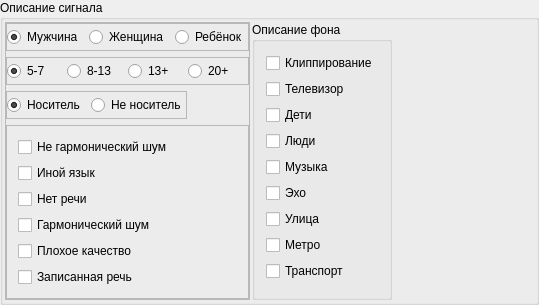
<?xml version="1.0" encoding="UTF-8"?>
<ui version="4.0">
 <class>SignalDescFrame</class>
 <widget class="QFrame" name="SignalDescFrame">
  <property name="geometry">
   <rect>
    <x>0</x>
    <y>0</y>
    <width>539</width>
    <height>305</height>
   </rect>
  </property>
  <property name="windowTitle">
   <string>SignalDescFrame</string>
  </property>
  <layout class="QVBoxLayout" name="verticalLayout">
   <property name="spacing">
    <number>0</number>
   </property>
   <property name="margin">
    <number>0</number>
   </property>
   <item>
    <widget class="QGroupBox" name="groupBox">
     <property name="title">
      <string>Описание сигнала</string>
     </property>
     <layout class="QHBoxLayout" name="horizontalLayout_5">
      <property name="spacing">
       <number>2</number>
      </property>
      <property name="margin">
       <number>2</number>
      </property>
      <item>
       <widget class="QFrame" name="frame_7">
        <property name="sizePolicy">
         <sizepolicy hsizetype="Preferred" vsizetype="Preferred">
          <horstretch>0</horstretch>
          <verstretch>0</verstretch>
         </sizepolicy>
        </property>
        <property name="frameShape">
         <enum>QFrame::StyledPanel</enum>
        </property>
        <property name="frameShadow">
         <enum>QFrame::Raised</enum>
        </property>
        <layout class="QVBoxLayout" name="verticalLayout_5">
         <property name="margin">
          <number>0</number>
         </property>
         <item>
          <widget class="QFrame" name="frame">
           <property name="toolTip">
            <string>Пол</string>
           </property>
           <property name="frameShape">
            <enum>QFrame::StyledPanel</enum>
           </property>
           <property name="frameShadow">
            <enum>QFrame::Raised</enum>
           </property>
           <layout class="QHBoxLayout" name="horizontalLayout">
            <property name="margin">
             <number>0</number>
            </property>
            <item>
             <widget class="QRadioButton" name="radioButton_gender_male">
              <property name="sizePolicy">
               <sizepolicy hsizetype="Minimum" vsizetype="Fixed">
                <horstretch>0</horstretch>
                <verstretch>0</verstretch>
               </sizepolicy>
              </property>
              <property name="text">
               <string>Мужчина</string>
              </property>
              <property name="checked">
               <bool>true</bool>
              </property>
             </widget>
            </item>
            <item>
             <widget class="QRadioButton" name="radioButton_gender_female">
              <property name="sizePolicy">
               <sizepolicy hsizetype="Minimum" vsizetype="Fixed">
                <horstretch>0</horstretch>
                <verstretch>0</verstretch>
               </sizepolicy>
              </property>
              <property name="text">
               <string>Женщина</string>
              </property>
             </widget>
            </item>
            <item>
             <widget class="QRadioButton" name="radioButton_gender_child">
              <property name="sizePolicy">
               <sizepolicy hsizetype="Minimum" vsizetype="Fixed">
                <horstretch>0</horstretch>
                <verstretch>0</verstretch>
               </sizepolicy>
              </property>
              <property name="text">
               <string>Ребёнок</string>
              </property>
             </widget>
            </item>
           </layout>
          </widget>
         </item>
         <item>
          <widget class="QFrame" name="frame_3">
           <property name="toolTip">
            <string>Возраст</string>
           </property>
           <property name="frameShape">
            <enum>QFrame::StyledPanel</enum>
           </property>
           <property name="frameShadow">
            <enum>QFrame::Raised</enum>
           </property>
           <layout class="QHBoxLayout" name="horizontalLayout_3">
            <property name="spacing">
             <number>0</number>
            </property>
            <property name="margin">
             <number>0</number>
            </property>
            <item>
             <widget class="QRadioButton" name="radioButton_age_5_7">
              <property name="sizePolicy">
               <sizepolicy hsizetype="Minimum" vsizetype="Fixed">
                <horstretch>0</horstretch>
                <verstretch>0</verstretch>
               </sizepolicy>
              </property>
              <property name="text">
               <string>5-7</string>
              </property>
              <property name="checked">
               <bool>true</bool>
              </property>
             </widget>
            </item>
            <item>
             <widget class="QRadioButton" name="radioButton_age_8_13">
              <property name="sizePolicy">
               <sizepolicy hsizetype="Minimum" vsizetype="Fixed">
                <horstretch>0</horstretch>
                <verstretch>0</verstretch>
               </sizepolicy>
              </property>
              <property name="text">
               <string>8-13</string>
              </property>
              <property name="checked">
               <bool>false</bool>
              </property>
             </widget>
            </item>
            <item>
             <widget class="QRadioButton" name="radioButton_age_13_more">
              <property name="sizePolicy">
               <sizepolicy hsizetype="Minimum" vsizetype="Fixed">
                <horstretch>0</horstretch>
                <verstretch>0</verstretch>
               </sizepolicy>
              </property>
              <property name="text">
               <string>13+</string>
              </property>
              <property name="checked">
               <bool>false</bool>
              </property>
             </widget>
            </item>
            <item>
             <widget class="QRadioButton" name="radioButton_age_20_more">
              <property name="sizePolicy">
               <sizepolicy hsizetype="Minimum" vsizetype="Fixed">
                <horstretch>0</horstretch>
                <verstretch>0</verstretch>
               </sizepolicy>
              </property>
              <property name="text">
               <string>20+</string>
              </property>
              <property name="checked">
               <bool>false</bool>
              </property>
             </widget>
            </item>
           </layout>
          </widget>
         </item>
         <item>
          <widget class="QFrame" name="frame_2">
           <property name="sizePolicy">
            <sizepolicy hsizetype="Maximum" vsizetype="Preferred">
             <horstretch>0</horstretch>
             <verstretch>0</verstretch>
            </sizepolicy>
           </property>
           <property name="toolTip">
            <string>Тип носителя</string>
           </property>
           <property name="frameShape">
            <enum>QFrame::StyledPanel</enum>
           </property>
           <property name="frameShadow">
            <enum>QFrame::Raised</enum>
           </property>
           <layout class="QHBoxLayout" name="horizontalLayout_2">
            <property name="margin">
             <number>0</number>
            </property>
            <item>
             <widget class="QRadioButton" name="radioButton_native_speaker">
              <property name="sizePolicy">
               <sizepolicy hsizetype="Minimum" vsizetype="Fixed">
                <horstretch>0</horstretch>
                <verstretch>0</verstretch>
               </sizepolicy>
              </property>
              <property name="text">
               <string>Носитель</string>
              </property>
              <property name="checked">
               <bool>true</bool>
              </property>
             </widget>
            </item>
            <item>
             <widget class="QRadioButton" name="radioButton_no_native_speaker">
              <property name="sizePolicy">
               <sizepolicy hsizetype="Minimum" vsizetype="Fixed">
                <horstretch>0</horstretch>
                <verstretch>0</verstretch>
               </sizepolicy>
              </property>
              <property name="text">
               <string>Не носитель</string>
              </property>
             </widget>
            </item>
           </layout>
          </widget>
         </item>
         <item>
          <widget class="QFrame" name="frame_5">
           <property name="frameShape">
            <enum>QFrame::StyledPanel</enum>
           </property>
           <property name="frameShadow">
            <enum>QFrame::Raised</enum>
           </property>
           <layout class="QVBoxLayout" name="verticalLayout_3">
            <item>
             <widget class="QCheckBox" name="checkBox_not_harmonic_noise">
              <property name="text">
               <string>Не гармонический шум</string>
              </property>
             </widget>
            </item>
            <item>
             <widget class="QCheckBox" name="checkBox_unknown_lang">
              <property name="text">
               <string>Иной язык</string>
              </property>
             </widget>
            </item>
            <item>
             <widget class="QCheckBox" name="checkBox_no_speech">
              <property name="text">
               <string>Нет речи</string>
              </property>
             </widget>
            </item>
            <item>
             <widget class="QCheckBox" name="checkBox_harmonic_noise">
              <property name="text">
               <string>Гармонический шум</string>
              </property>
             </widget>
            </item>
            <item>
             <widget class="QCheckBox" name="checkBox_bad_quality">
              <property name="text">
               <string>Плохое качество</string>
              </property>
             </widget>
            </item>
            <item>
             <widget class="QCheckBox" name="checkBox_recorded_speech">
              <property name="text">
               <string>Записанная речь</string>
              </property>
             </widget>
            </item>
           </layout>
          </widget>
         </item>
        </layout>
       </widget>
      </item>
      <item>
       <widget class="QGroupBox" name="groupBox_2">
        <property name="title">
         <string>Описание фона</string>
        </property>
        <layout class="QVBoxLayout" name="verticalLayout_2">
         <item>
          <widget class="QCheckBox" name="checkBox_clipping">
           <property name="text">
            <string>Клиппирование</string>
           </property>
          </widget>
         </item>
         <item>
          <widget class="QCheckBox" name="checkBox_tv">
           <property name="text">
            <string>Телевизор</string>
           </property>
          </widget>
         </item>
         <item>
          <widget class="QCheckBox" name="checkBox_children">
           <property name="text">
            <string>Дети</string>
           </property>
          </widget>
         </item>
         <item>
          <widget class="QCheckBox" name="checkBox_people">
           <property name="text">
            <string>Люди</string>
           </property>
          </widget>
         </item>
         <item>
          <widget class="QCheckBox" name="checkBox_music">
           <property name="text">
            <string>Музыка</string>
           </property>
          </widget>
         </item>
         <item>
          <widget class="QCheckBox" name="checkBox_echo">
           <property name="text">
            <string>Эхо</string>
           </property>
          </widget>
         </item>
         <item>
          <widget class="QCheckBox" name="checkBox_street">
           <property name="text">
            <string>Улица</string>
           </property>
          </widget>
         </item>
         <item>
          <widget class="QCheckBox" name="checkBox_metro">
           <property name="text">
            <string>Метро</string>
           </property>
          </widget>
         </item>
         <item>
          <widget class="QCheckBox" name="checkBox_transport">
           <property name="text">
            <string>Транспорт</string>
           </property>
          </widget>
         </item>
        </layout>
       </widget>
      </item>
      <item>
       <spacer name="horizontalSpacer_4">
        <property name="orientation">
         <enum>Qt::Horizontal</enum>
        </property>
        <property name="sizeType">
         <enum>QSizePolicy::Expanding</enum>
        </property>
        <property name="sizeHint" stdset="0">
         <size>
          <width>40</width>
          <height>20</height>
         </size>
        </property>
       </spacer>
      </item>
     </layout>
    </widget>
   </item>
  </layout>
 </widget>
 <layoutdefault spacing="6" margin="11"/>
 <resources/>
 <connections/>
</ui>
